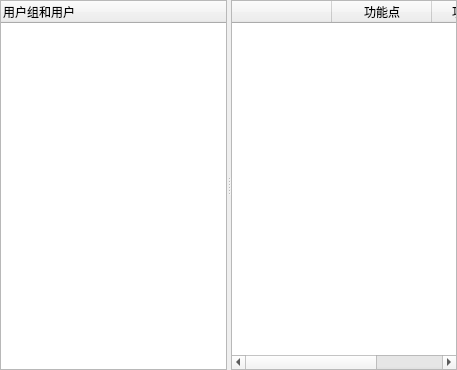
<?xml version="1.0" encoding="UTF-8"?>
<ui version="4.0">
 <class>CUsersWidget</class>
 <widget class="QWidget" name="CUsersWidget">
  <property name="geometry">
   <rect>
    <x>0</x>
    <y>0</y>
    <width>457</width>
    <height>370</height>
   </rect>
  </property>
  <property name="windowTitle">
   <string>CUsersWidget</string>
  </property>
  <layout class="QGridLayout" name="gridLayout">
   <property name="margin">
    <number>0</number>
   </property>
   <item row="0" column="0">
    <widget class="QSplitter" name="splitter">
     <property name="orientation">
      <enum>Qt::Horizontal</enum>
     </property>
     <widget class="QTreeWidget" name="treeWidgetUsers">
      <property name="wordWrap">
       <bool>true</bool>
      </property>
      <column>
       <property name="text">
        <string notr="true">用户组和用户</string>
       </property>
      </column>
     </widget>
     <widget class="QTableWidget" name="tableWidgetAuth">
      <column>
       <property name="text">
        <string/>
       </property>
      </column>
      <column>
       <property name="text">
        <string>功能点</string>
       </property>
      </column>
      <column>
       <property name="text">
        <string>功能点描述</string>
       </property>
      </column>
     </widget>
    </widget>
   </item>
  </layout>
 </widget>
 <layoutdefault spacing="6" margin="11"/>
 <resources/>
 <connections/>
</ui>
